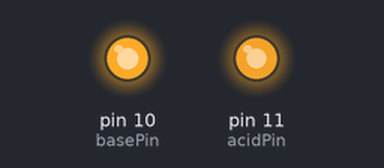
This sketch was run on a simulated Arduino Uno, built with avr-gcc and run on an emulated ATmega328P. Parts: output pins drawn as LEDs (lit = HIGH).

Above: at 0.1 s.
Timing chart, 0 to 1.6 s (numbered marks = the images above):
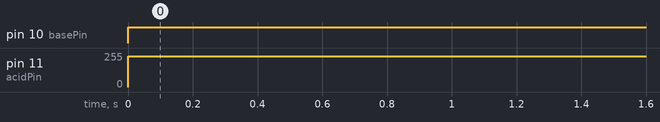

The sketch:

pumping.ino
```cpp
const int basePin = 10;
const int acidPin = 11;

void setup()
{
  pinMode(basePin, OUTPUT);
  pinMode(acidPin, OUTPUT);
  Serial.begin(9600);
}
void loop()
{
  analogWrite(basePin, 255);
  analogWrite(acidPin, 230);
}
```

Measured:
- by itself, pin 10 (basePin): LOW → HIGH at 0.00 s
- by itself, pin 11 (acidPin): 0/255 → 230/255 at 0.00 s
